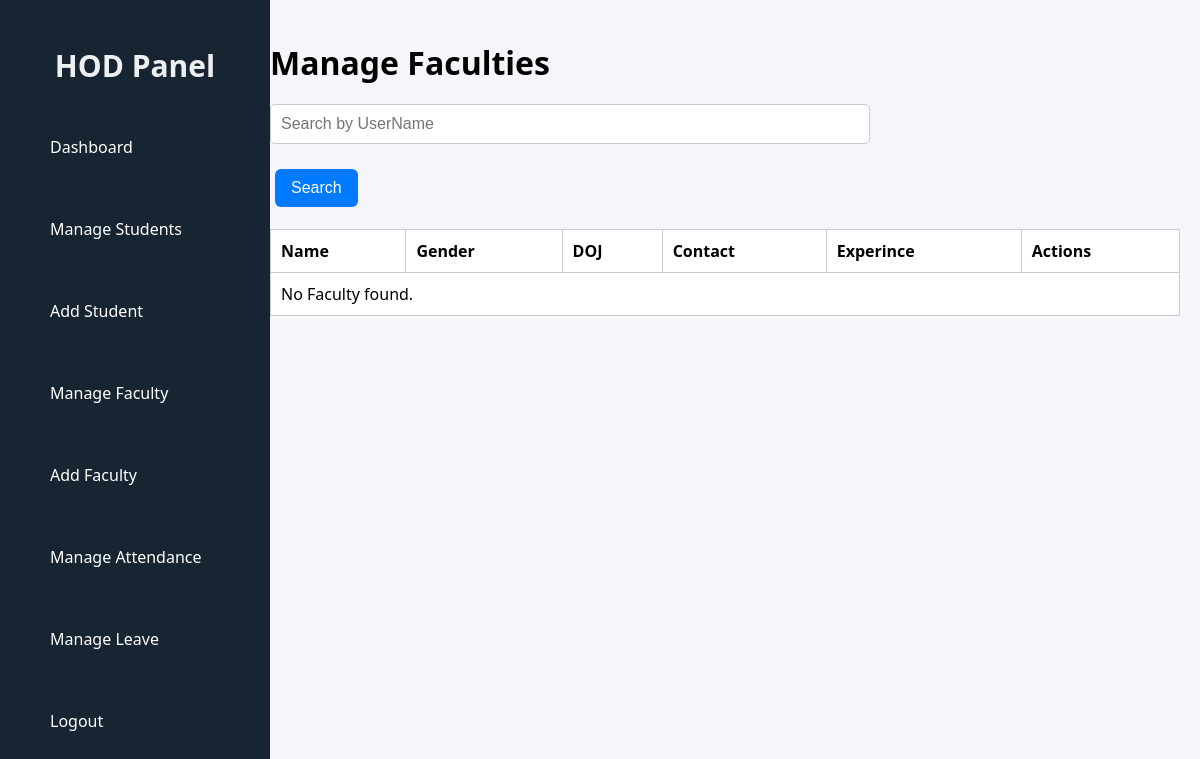
/hod/manage-faculty/ (signed in), run on an earlier commit of the app's database.
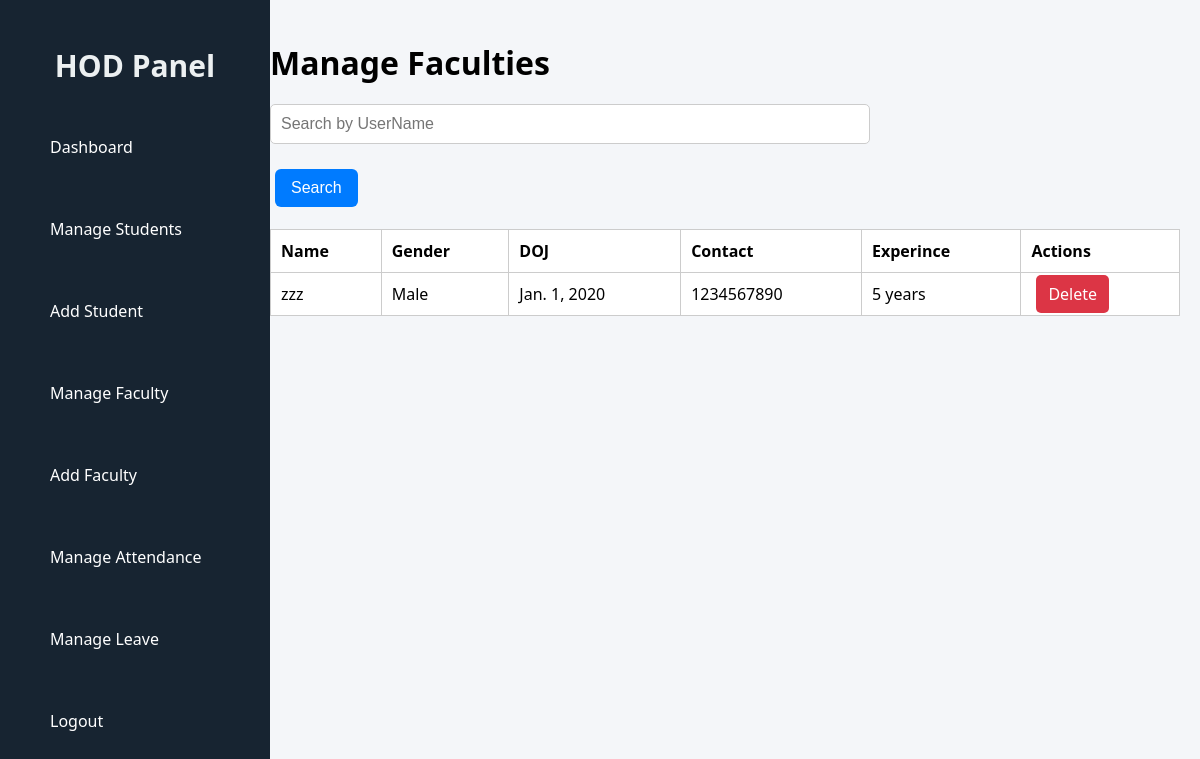
And on a later commit of the database.
### CMS/models.py (models this page shows, shortened)
class Faculty(models.Model):
    GENDER_CHOICES = (
        ('Male', 'Male'),
        ('Female', 'Female'),
        ('Other', 'Other'),
    )
    user = models.OneToOneField(CustomUser, on_delete=models.CASCADE)
    department = models.ForeignKey(Department, on_delete=models.CASCADE)
    contact_number = models.CharField(max_length=15,unique=True)
    gender = models.CharField(max_length=10, choices=GENDER_CHOICES)
    address = models.TextField()
    DOJ = models.DateField()
    @property
    def experience(self):
        if self.DOJ:
            today = date.today()
            return today.year - self.DOJ.year - ((today.month, today.day) < (self.DOJ.month, self.DOJ.day))
        return 0

class CustomUser(AbstractUser):
    USER_ROLES = (
        ('student', 'Student'),
        ('faculty', 'Faculty'),
        ('hod', 'HOD'),
    )
    user_type = models.CharField(max_length=10, choices=USER_ROLES, default='student')
    email = models.EmailField(unique=True)
    role = models.CharField(max_length=10, choices=USER_ROLES)

### CMS/views.py (the view)
# urls.py: path('hod/manage-faculty/', views.manage_faculty, name='manage_faculty'),
@login_required
def manage_faculty(request):
    hod_department = request.user.hod.department
    username = request.GET.get('username', '').strip()
    faculties = Faculty.objects.filter(department=hod_department)
    if username:
        faculties = faculties.filter(username__icontains=username)
    return render(request, "hod_manage_faculty.html", {
        "faculties": faculties,
        "username": username,
    })

### CMS/templates/hod_manage_faculty.html (shortened to what this page needs)
{% load static %}
<!DOCTYPE html>
<html lang="en">
<head>
  <link rel="stylesheet" href="{% static 'css/hod_manage.css' %}">
  <link rel="stylesheet" href="{% static 'css/hod_sidebar.css' %}">
</head>
<body>
  <div class="dashboard-container">
  {% include 'hod_sidebar.html' %}
  <div class="main-content">
  <h1>Manage Faculties</h1>
<form method="get" action="">
<input type="text" name="username" placeholder="Search by UserName" value="{{ username }}"><br>
<button type="submit">Search</button>
  <br>
</form>
  <br>
  <table>
    <thead>
      <tr>
        <th>Name</th>
        <th>Gender</th>
        <th>DOJ</th>
        <th>Contact</th>
        <th>Experince</th>
        <th>Actions</th>
      </tr>
    </thead>
    <tbody>
      {% for faculty in faculties %}
        <tr>
          <td>{{ faculty.user.username }}</td>
          <td>{{ faculty.gender }}</td>
          <td>{{ faculty.DOJ }}</td>
          <td>{{ faculty.contact_number }}</td>
          <td>{{ faculty.experience }} years</td>
          <td>
            <a href="{% url 'delete_faculty' faculty.id %}" class="btn delete" onclick="return confirm('Are you sure you want to delete this Faculty?');">Delete</a>
          </td>
        </tr>
      {% empty %}
        <tr><td colspan="7">No Faculty found.</td></tr>
      {% endfor %}
    </tbody>
  </table>
  <br>
  </div>
</div>
</body>
</html>

### CMS/templates/hod_sidebar.html
<div class="sidebar">
    <h2>HOD Panel</h2>
    <ul>
        <li><a href="{% url 'hod_dashboard' %}">Dashboard</a></li>
        <li><a href="{% url 'manage_student' %}">Manage Students</a></li>
        <li><a href="{% url 'add_student' %}">Add Student</a></li>
        <li><a href="{% url 'manage_faculty' %}">Manage Faculty</a></li>
        <li><a href="{% url 'add_faculty' %}">Add Faculty</a></li>
        <li><a href="{% url 'manage_attendance' %}">Manage Attendance</a></li>
        <li><a href="{% url 'view_leave' %}">Manage Leave</a></li>
        <li><a href="{% url 'logout' %}">Logout</a></li>
    </ul>
</div>

### CMS/static/css/hod_manage.css (style rules this page uses)
body { margin: 0; font-family: 'Segoe UI', Tahoma, Geneva, Verdana, sans-serif; background-color: #f4f6f9; }
.main-content { margin-left: 250px; padding: 20px; flex-grow: 1; overflow-y: auto; }
h1 { margin-bottom: 20px; }
input[type="text"] { padding: 8px; width: 250px; border-radius: 5px; border: 1px solid #ccc; }
button, .btn { padding: 8px 12px; background-color: #007bff; color: white; border: none; border-radius: 5px; text-decoration: none; margin-left: 5px; cursor: pointer; }
.btn.delete { background-color: #dc3545; }
table { width: 100%; border-collapse: collapse; background-color: white; }
table th, table td { padding: 10px; border: 1px solid #ccc; text-align: left; }
form { max-width: 600px; margin-top: 20px; }
form input[type="text"], form input[type="number"], form input[type="date"], form input[type="email"], form input[type="password"], form select, form textarea { width: 100%; padding: 10px; border: 1px solid #ccc; border-radius: 5px; font-size: 16px; box-sizing: border-box; margin-bottom: 15px; }
form button[type="submit"], form .btn { padding: 10px 16px; font-size: 16px; background-color: #007bff; color: white; border: none; border-radius: 6px; cursor: pointer; margin-top: 10px; text-decoration: none; display: inline-block; }

### CMS/static/css/hod_sidebar.css (style rules this page uses)
.sidebar { width: 250px; background-color: #172431; color: white; justify-content: space-between; padding: 20px 10px; position: fixed; height: 100%; }
.sidebar h2 { text-align: center; margin-bottom: 20px; font-size: 30px; color: #ecf0f1; }
.sidebar ul { list-style-type: none; padding: 0; margin: 0; }
.sidebar ul li { padding: 15px 20px; }
.sidebar ul li a { color: white; text-decoration: none; display: block; padding: 15px 20px; border-radius: 8px; transition: background-color 0.3s ease; }

What changed in the data, as far as the page shows it:
added Faculty: user.username "zzz", gender "Male", DOJ "Jan. 1, 2020", contact_number "1234567890", experience "5"
Also different on the page:
text no longer shown: "No Faculty found."
